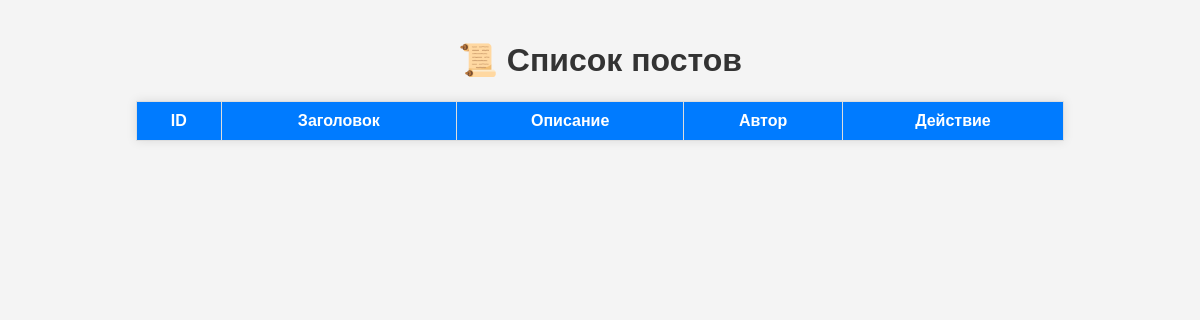
Page /posts/list/ on the earlier database version.
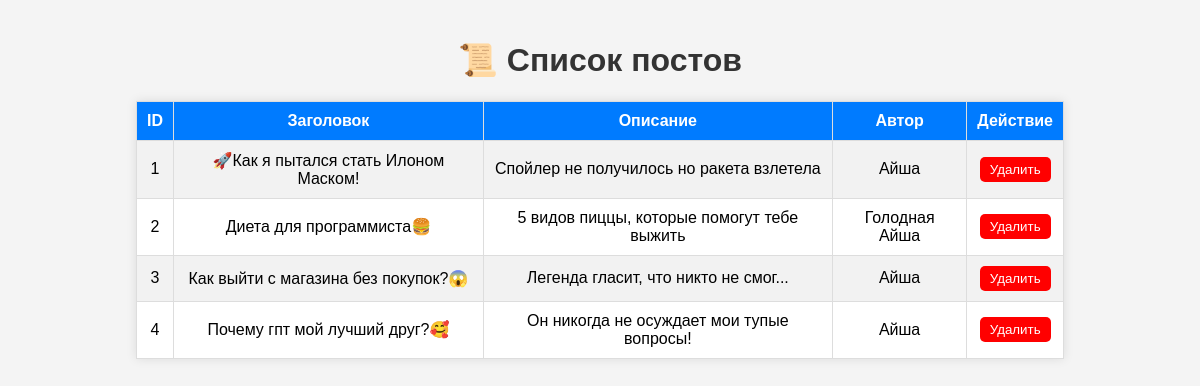
Same page on the later database version.
### post/models.py (models this page shows, shortened)
class Post(models.Model):
    title = models.CharField(max_length=255)
    description = models.TextField()
    author = models.CharField(max_length=255)

### post/views.py (the view)
# urls.py: path('list/', post_list, name='posts-page'),
def post_list(request):
    posts = Post.objects.all()
    return render(request, 'post/post_list.html', {'posts': posts})

### post/templates/post/post_list.html (shortened to what this page needs)
<!DOCTYPE html>
<html lang="ru">
<head>
</head>
<body>
    <h1>📜 Список постов</h1>
    <table>
        <tr>
            <th>ID</th>
            <th>Заголовок</th>
            <th>Описание</th>
            <th>Автор</th>
            <th>Действие</th>
        </tr>
        {% for post in posts %}
        <tr>
            <td>{{ post.id }}</td>
            <td>{{ post.title }}</td>
            <td>{{ post.description }}</td>
            <td>{{ post.author }}</td>
            <td><a href="/posts/{{ post.id }}/delete/"><button class="delete-btn">Удалить</button></a></td>
        </tr>
        {% endfor %}
    </table>
</body>
</html>

### post/templates/post/post_list.html (style rules this page uses)
body { font-family: Arial, sans-serif; background-color: #f4f4f4; margin: 0; padding: 20px; text-align: center; }
h1 { color: #333; }
table { width: 80%; margin: 20px auto; border-collapse: collapse; background: white; box-shadow: 0 0 10px rgba(0, 0, 0, 0.1); }
th, td { padding: 10px; border: 1px solid #ddd; }
th { background: #007BFF; color: white; }
tr:nth-child(even) { background: #f2f2f2; }
.delete-btn { background: red; color: white; border: none; padding: 5px 10px; cursor: pointer; border-radius: 5px; }

Differences in the rows shown:
added Post: id "1", title "🚀Как я пытался стать Илоном Маском!", description "Спойлер не получилось но ракета взлетела", author "Айша"
added Post: id "2", title "Диета для программиста🍔", description "5 видов пиццы, которые помогут тебе выжить", author "Голодная Айша"
added Post: id "3", title "Как выйти с магазина без покупок?😱", description "Легенда гласит, что никто не смог...", author "Айша"
added Post: id "4", title "Почему гпт мой лучший друг?🥰", description "Он никогда не осуждает мои тупые вопросы!", author "Айша"
